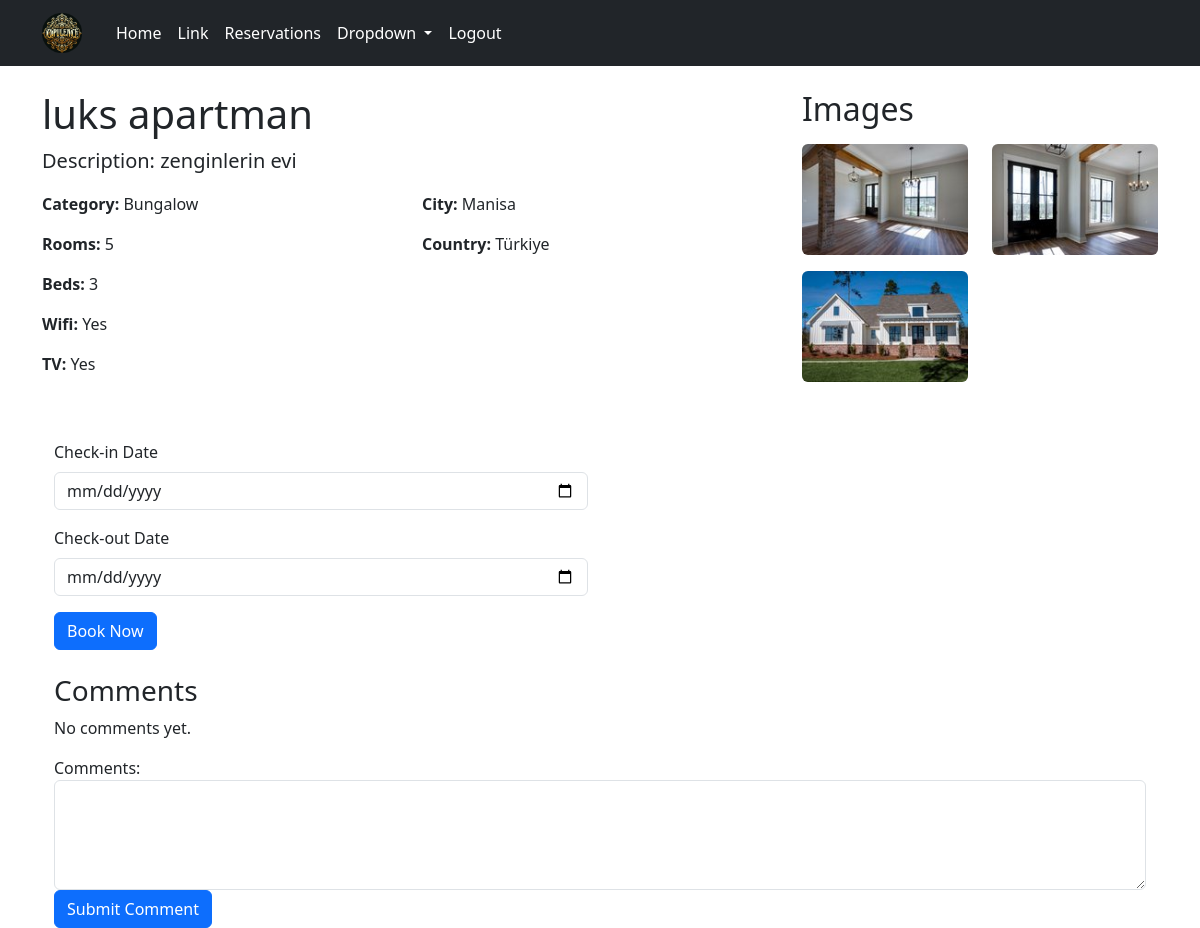
The page /1 (signed in) on the database as committed earlier.
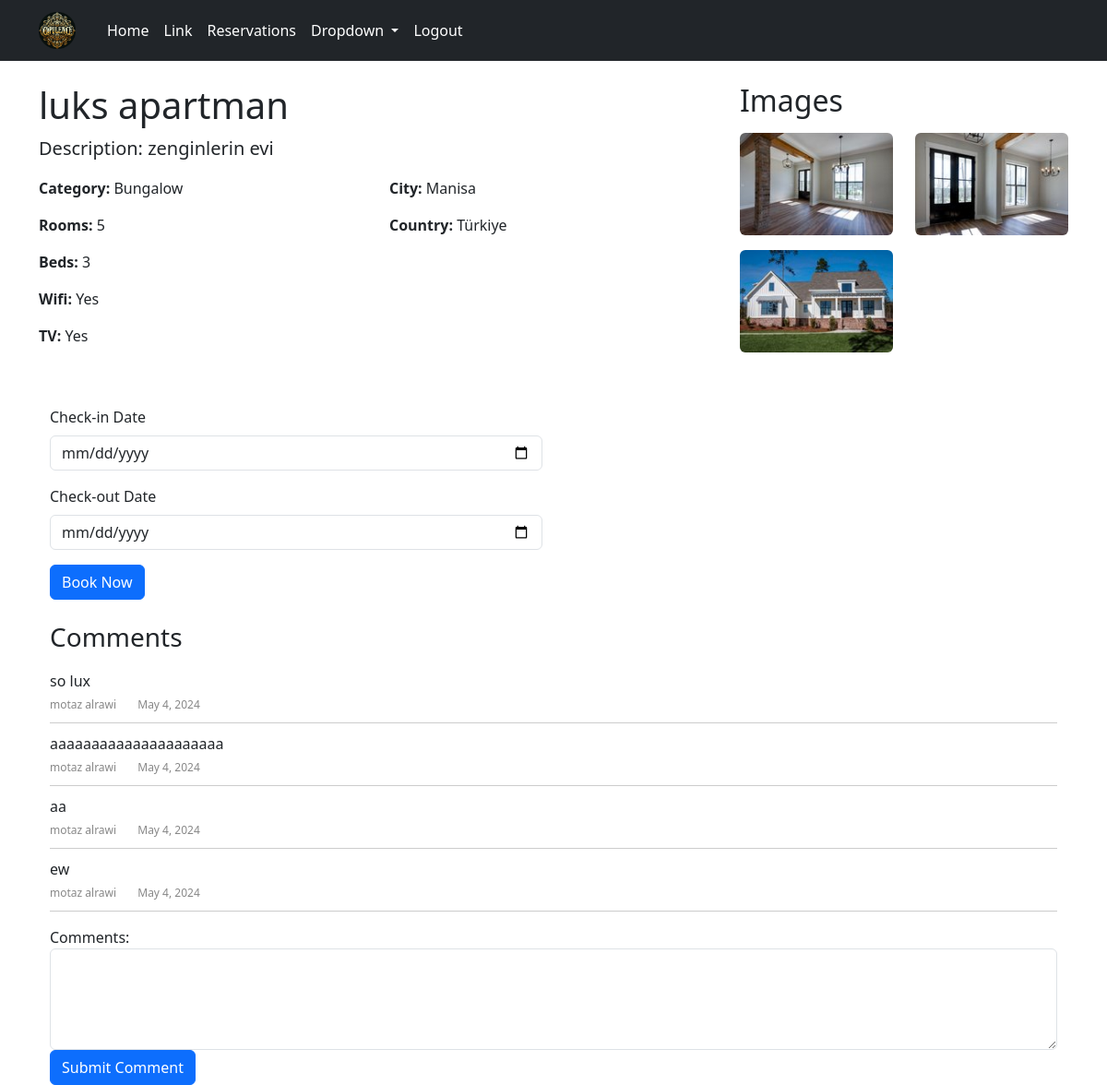
The same page on the database as committed later.
### apartments/models.py (models this page shows, shortened)
class ApartmentImage(models.Model):
    apartment = models.ForeignKey(Apartment, related_name='images', on_delete=models.CASCADE)
    image = models.ImageField(upload_to='apartment_images/')
    user = models.ForeignKey(settings.AUTH_USER_MODEL, null=True, blank=True, on_delete=models.CASCADE)

### reviews/models.py (models this page shows, shortened)
class Comment(models.Model):
    user = models.ForeignKey(settings.AUTH_USER_MODEL,on_delete=models.CASCADE)
    apartment = models.ForeignKey("apartments.apartment",on_delete=models.CASCADE)
    text = models.TextField(blank=False,null=False)
    created_at = models.DateTimeField(auto_now_add=True)
    updated_at = models.DateTimeField(auto_now=True)

### accounts/models.py (models this page shows)
class CustomUser(AbstractUser):
    username = None
    email = models.EmailField(unique=True)
    phone_number = models.CharField(max_length=11 , unique=True)
    objects = CustomUserManager()
    USERNAME_FIELD = "email"
    REQUIRED_FIELDS = []  # Remove 'email' from REQUIRED_FIELDS

### apartments/views.py (the view)
# urls.py: path('<int:pk>',views.ApartmentDetailView.as_view(),name='detail'),
class ApartmentDetailView(DetailView):
    model = Apartment
    template_name = "apartment/detail.html"
    def get_context_data(self, **kwargs):
        context=super().get_context_data(**kwargs)
        apartment=context['apartment']
        context['comments']=Comment.objects.filter(apartment=apartment)
        try:
            images=ApartmentImage.objects.filter(apartment=apartment).order_by('-id')
            context["form"]=ReservationForm
            context["images"]=images
        except ApartmentImage.DoesNotExist:
                pass
        return context

### apartments/models.py (called while the page is built)
    def __str__(self):
        return self.country_name

    def __str__(self):
        return self.city_name

    def __str__(self):
        return self.category_name

### templates/apartment/detail.html (shortened to what this page needs)
{% extends "base.html" %}
{% block content %}
<div class="container mt-4">
    <div class="row">
        <div class="col-md-8">
            <h1>{{ apartment.apt_name }}</h1>
            <p class="lead"><strong>Description:</strong> {{ apartment.description }}</p>
            <div class="row mb-4">
                <div class="col-md-6">
                    <p><strong>Category:</strong> {{ apartment.category }}</p>
                    <p><strong>Rooms:</strong> {{ apartment.rooms }}</p>
                    <p><strong>Beds:</strong> {{ apartment.beds }}</p>
                    {% if apartment.wifi %}
                        <p><strong>Wifi:</strong> Yes</p>
                    {% else %}
                        <p><strong>Wifi:</strong> No</p>
                    {% endif %}
                    {% if apartment.tv %}
                        <p><strong>TV:</strong> Yes</p>
                    {% else %}
                        <p><strong>TV:</strong> No</p>
                    {% endif %}
                </div>
                <div class="col-md-6">
                    <p><strong>City:</strong> {{ apartment.city }}</p>
                    <p><strong>Country:</strong> {{ apartment.country }}</p>
                </div>
            </div>
        </div>
        <div class="col-md-4">
            {% if images %}
                <h2 class="mb-3">Images</h2>
                <div class="row">
                    {% for apt_image in images %}
                        <div class="col-md-6 mb-3">
                            <img src="{{ apt_image.image.url }}" alt="house image" class="img-fluid rounded">
                        </div>
                    {% endfor %}
                </div>
            {% endif %}
        </div>
    </div>
</div>
<div class="container mt-4">
    {% if user.is_authenticated %}
        {% include "../reservations/res_apt.html" %}
        <div class="container mt-4">
            {% include "reviews/list_comment.html" %}
        {% include "reviews/add_comment.html" %}
        </div>
    {% else %}
        <p class="lead">To book this apartment, please <a href="{% url "users_login" %}?next=/{{apartment.id}}" class="text-primary">log in</a> or <a href="{% url "users_register" %}" class="text-primary">sign up</a>.</p>
        {% endif %}
</div>
{% endblock content %}

### templates/reviews/list_comment.html (shortened to what this page needs)
<div class="comments-section">
    <h3>Comments</h3>
    <ul class="comment-list">
        {% for comment in comments %}
        <li class="comment">
            <div class="comment-content">{{ comment.text }}</div>
            <div class="comment-meta">
                <span class="comment-author">{{ comment.user.first_name }} {{ comment.user.last_name }}</span>
                <span class="comment-date">{{ comment.created_at|date:"F j, Y" }}</span>
            </div>
        </li>
        {% empty %}
        <li class="no-comments">No comments yet.</li>
        {% endfor %}
    </ul>
</div>

Rows that differ between the two databases and show on the page:
added Comment: text "so lux", user.first_name "motaz", user.last_name "alrawi", created_at "May 4, 2024"
added Comment: text "aaaaaaaaaaaaaaaaaaaaa", user.first_name "motaz", user.last_name "alrawi", created_at "May 4, 2024"
added Comment: text "aa", user.first_name "motaz", user.last_name "alrawi", created_at "May 4, 2024"
added Comment: text "ew", user.first_name "motaz", user.last_name "alrawi", created_at "May 4, 2024"
Other text that changed with them:
text no longer shown: "No comments yet."
